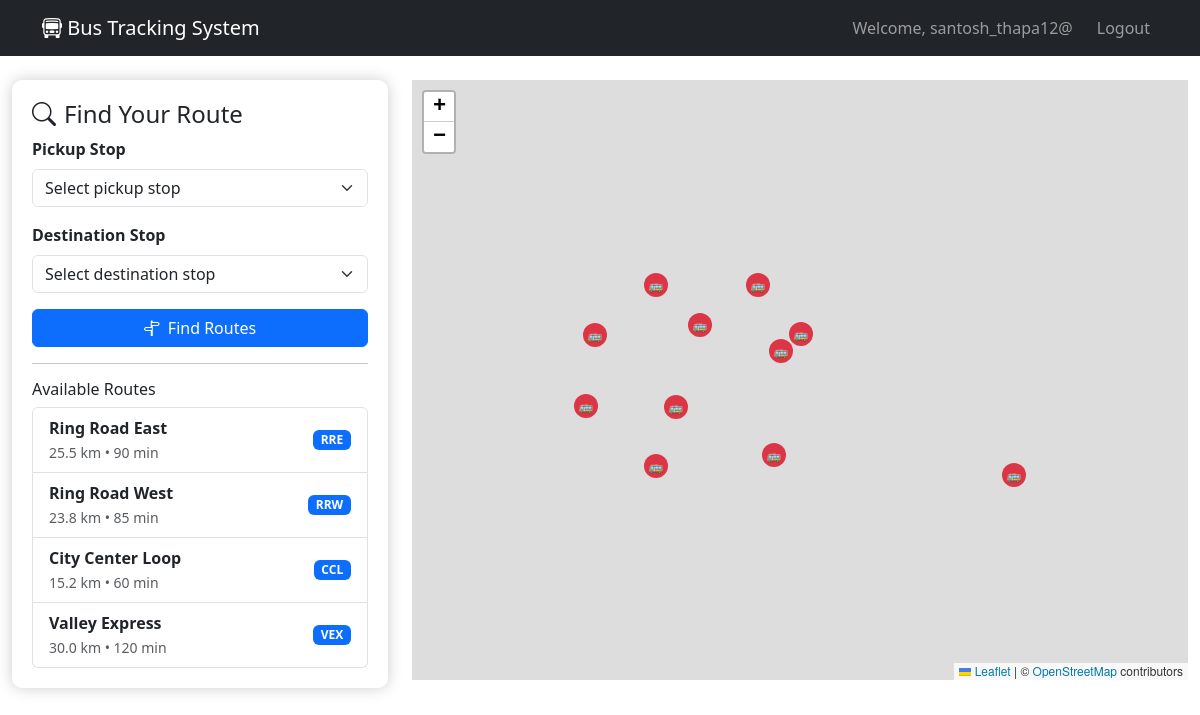
/tracking/map/ (signed in), run on the app's committed database.
### users/models.py (models this page shows, shortened)
class CustomUser(AbstractUser):
    USER_TYPES = (
        ('passenger', 'Passenger'),
        ('driver', 'Driver'),
        ('admin', 'Admin'),
    )
    user_type = models.CharField(max_length=10, choices=USER_TYPES, default='passenger')
    phone = models.CharField(max_length=15, blank=True)

### tracking/models.py (models this page shows, shortened)
class Route(models.Model):
    name = models.CharField(max_length=100)
    code = models.CharField(max_length=10, unique=True)
    description = models.TextField(blank=True)
    total_distance = models.FloatField(help_text="Distance in kilometers", default=0)
    estimated_duration = models.IntegerField(help_text="Estimated duration in minutes", default=0)
    is_active = models.BooleanField(default=True)

### tracking/views.py (the view)
# urls.py: path('map/', views.map_view, name='map_view'),
@login_required
def map_view(request):
    bus_stops = BusStop.objects.all()
    routes = Route.objects.filter(is_active=True)
    bus_stops_geojson = {
        "type": "FeatureCollection",
        "features": [
            {
                "type": "Feature",
                "geometry": {
                    "type": "Point",
                    "coordinates": [stop.longitude, stop.latitude],
                },
                "properties": {
                    "id": stop.id,
                    "name": stop.name,
                    "code": stop.code,
                    "address": stop.address,
                }
            } for stop in bus_stops
        ]
    }
    return render(request, 'tracking/map.html', {
        'bus_stops': bus_stops,
        'bus_stops_geojson': json.dumps(bus_stops_geojson),
        'routes': routes,
    })

### templates/tracking/map.html (shortened to what this page needs)
<!DOCTYPE html>
<html>
<head>
    <link rel="stylesheet" href="https://unpkg.com/leaflet@1.9.4/dist/leaflet.css" />
    <link href="https://cdn.jsdelivr.net/npm/bootstrap@5.3.0/dist/css/bootstrap.min.css" rel="stylesheet">
    <link rel="stylesheet" href="https://cdn.jsdelivr.net/npm/bootstrap-icons@1.10.0/font/bootstrap-icons.css">
</head>
<body>
    <nav class="navbar navbar-expand-lg navbar-dark bg-dark">
        <div class="container">
            <a class="navbar-brand" href="{% url 'user_home' %}">
                <i class="bi bi-bus-front"></i> Bus Tracking System
            </a>
            <div class="navbar-nav ms-auto">
                <span class="navbar-text me-3">Welcome, {{ user.username }}</span>
                <a class="nav-link" href="{% url 'logout' %}">Logout</a>
            </div>
        </div>
    </nav>
    <div class="container-fluid mt-4">
        <div class="row">
            <div class="col-md-4">
                <div class="search-panel">
                    <h4><i class="bi bi-search me-2"></i>Find Your Route</h4>
                    <form id="routeForm" method="post" action="{% url 'tracking:find_routes' %}">
                        <div class="mb-3">
                            <label class="form-label fw-bold">Pickup Stop</label>
                            <select class="form-select" id="pickupStop" name="pickup_stop" required>
                                <option value="">Select pickup stop</option>
                            </select>
                        </div>
                        <div class="mb-3">
                            <label class="form-label fw-bold">Destination Stop</label>
                            <select class="form-select" id="destinationStop" name="destination_stop" required>
                                <option value="">Select destination stop</option>
                            </select>
                        </div>
                        <button type="submit" class="btn btn-primary w-100">
                            <i class="bi bi-signpost-split me-2"></i>Find Routes
                        </button>
                    </form>
                    <hr>
                    <div class="mt-3">
                        <h6>Available Routes</h6>
                        <div class="list-group">
                            {% for route in routes %}
                            <div class="list-group-item">
                                <div class="d-flex justify-content-between align-items-center">
                                    <div>
                                        <strong>{{ route.name }}</strong>
                                        <br>
                                        <small class="text-muted">{{ route.total_distance }} km • {{ route.estimated_duration }} min</small>
                                    </div>
                                    <span class="badge bg-primary">{{ route.code }}</span>
                                </div>
                            </div>
                            {% endfor %}
                        </div>
                    </div>
                </div>
            </div>
            <div class="col-md-8">
                <div id="map"></div>
            </div>
        </div>
    </div>
</body>
</html>

### templates/tracking/map.html (style rules this page uses)
#map { height: 600px; width: 100%; }
.search-panel { background: white; padding: 20px; border-radius: 10px; box-shadow: 0 0 15px rgba(0,0,0,0.2); margin-bottom: 20px; }

### data on the page
CustomUser: username "santosh_thapa12@"
Route: name "Ring Road East", total_distance "25.5", estimated_duration "90", code "RRE"
Route: name "Ring Road West", total_distance "23.8", estimated_duration "85", code "RRW"
Route: name "City Center Loop", total_distance "15.2", estimated_duration "60", code "CCL"
Route: name "Valley Express", total_distance "30.0", estimated_duration "120", code "VEX"
